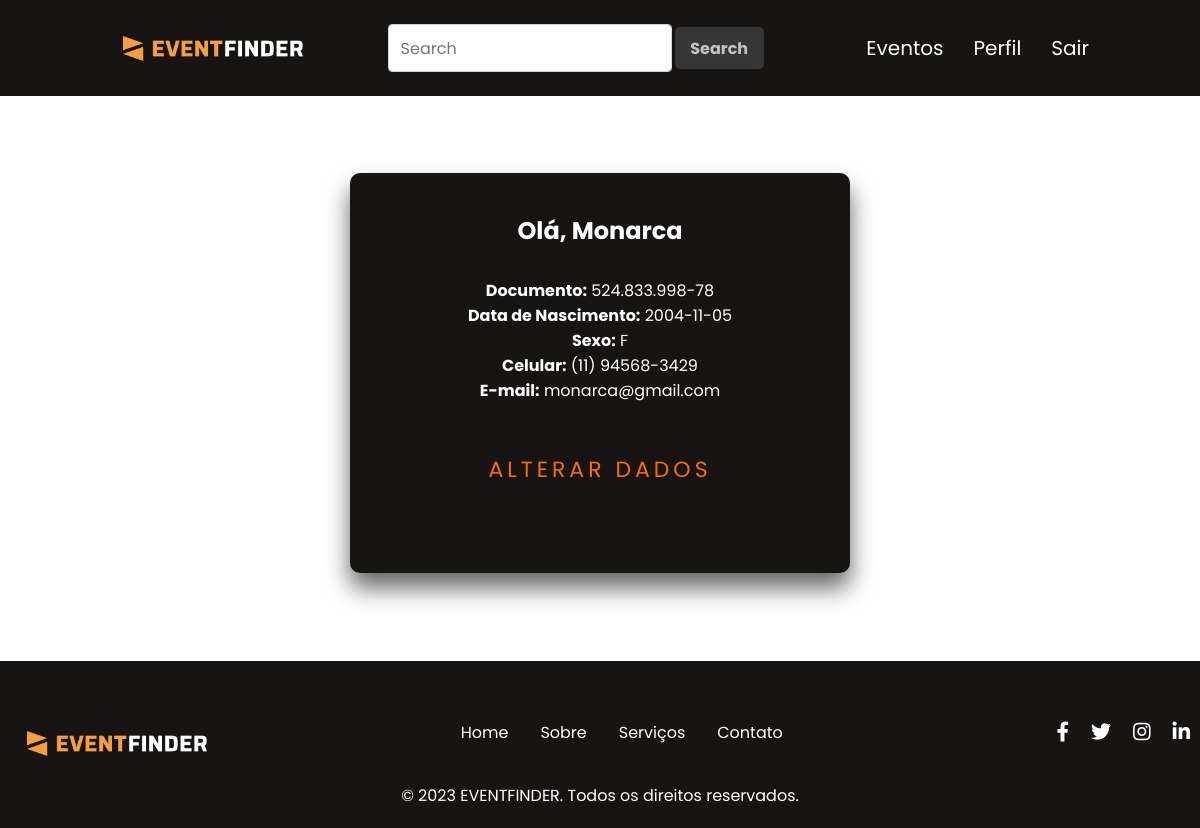
Page /eventfinder/area-restrita/perfilOrganizador.php (signed in) on the committed database.
### tables this page shows
CREATE TABLE `tborganizador` (
  `idOrganizador` int(11) NOT NULL,
  `nomeOrganizador` varchar(50) NOT NULL,
  `docOrganizador` varchar(14) NOT NULL,
  `dataNasc` date DEFAULT NULL,
  `sexoOrganizador` varchar(10) DEFAULT NULL,
  `celOrganizador` varchar(20) NOT NULL,
  `emailOrganizador` varchar(50) NOT NULL,
  `senhaOrganizador` varchar(255) NOT NULL
);

### eventfinder/Classes/Organizador.php (called while the page is built, shortened)
<?php
    class Organizador {
        public function buscarOrganizadorPorId($id) {
        $conexao = Conexao::conectar();
        $stmt = $conexao->prepare("SELECT * FROM tbOrganizador WHERE idOrganizador = :id");
        $stmt->bindParam(':id', $id);
        $stmt->execute();
        $result = $stmt->fetch(PDO::FETCH_ASSOC);
        return $result;
    }
       }
?>

### eventfinder/area-restrita/perfilOrganizador.php (the view, shortened to what this page needs)
<?php
require_once('../Classes/Organizador.php');
$organizador = new Organizador();
$idOrganizador = $_SESSION['idOrganizador'];
$dadosOrganizador = $organizador->buscarOrganizadorPorId($idOrganizador);
?>
<!DOCTYPE html>
<html lang="pt-br">
<head>
    <link rel="stylesheet" href="css/Style.css">
</head>
<body>
    <header>
            <nav class="nav-bar">
                <a class="logo" href="index-restrito-organizador.php"><img src="images/logo/logo.png" class="logo-img"></a>
                <form class="form_inline" method="POST" action="resultados-pesquisa-organizador.php">
                    <input class="caixa" type="search" placeholder="Search" aria-label="Search" name="pesquisa">
                    <button class="btn" type="submit">Search</button>
                    </form>
                <div class="nav-list">
                    <ul>
                        <li class="nav-item"><a href="formCadastrarEventoOrganizador.php" class="nav-link">Eventos</a></li>
                        <li class="nav-item"><a href="perfilOrganizador.php" class="nav-link">Perfil</a></li>
                        <li class="nav-item"><a href="../logout.php" class="nav-link">Sair</a></li>
                    </ul>
                </div>
            </nav>
    </header>
        <div class="login-boxC">
            <div class="user-boxC">
                <h2>Olá, <?php echo $dadosOrganizador['nomeOrganizador']; ?></h2>
                <p><strong>Documento:</strong> <?php echo $dadosOrganizador['docOrganizador']; ?></p>
                <p><strong>Data de Nascimento:</strong> <?php echo $dadosOrganizador['dataNasc']; ?></p>
                <p><strong>Sexo:</strong> <?php echo $dadosOrganizador['sexoOrganizador']; ?></p>
                <p><strong>Celular:</strong> <?php echo $dadosOrganizador['celOrganizador']; ?></p>
                <p><strong>E-mail:</strong> <?php echo $dadosOrganizador['emailOrganizador']; ?></p>
                <form method="GET" action="alterarOrganizador.php">
                    <a type="submit" class="tt" href="alterarOrganizador.php">Alterar Dados</a>
                </form>
            </div>
        </div>
    <div class="wrapperCL">
    <?php require_once("./footer-restrito.php")?>
</body>
</html>

### eventfinder/area-restrita/css/Style.css (style rules this page uses)
* { padding: 0px; margin: 0px; }
body , html { color: rgb(255, 255, 255); background-color: #ffffff; font-family: "Poppins", sans-serif; height: 100%; }
body { margin:0; padding: 0; }
ul li { margin-left: 0.75em; margin-right: 0.75em; }
.logo { color: white; text-decoration: none; font-size: 20px; transition: 0.3s; font-size: 24px; text-transform: uppercase; letter-spacing: 1px; }
.caixa { width: 440px; padding: .500rem .75rem; font-size: 1rem; color: black; background-color: #fff; background-clip: padding-box; border: 1px solid #ced4da; border-radius: .25rem; transition: border-color .15s; font-family: "Poppins", sans-serif; }
.btn { width: 95px; height: 48px; border-radius: 8px; color: rgba(255, 255, 255, 0.700); background-color: rgb(54, 54, 54); font-family: "Poppins", sans-serif; font-weight: bold; font-size: 16px; border: 3px solid #191414; }
.tt { text-decoration: none; font-size: 35px; transition: 0.3s; color: rgba(255, 255, 255, 0.700); }
.logo-img { width: 180px; height: auto; margin-top: 10px; margin-left: 27px; }
html, body { height: 100%; margin: 0; padding: 0; }
.wrapperCL { min-height: 91.5vh; display: flex; flex-direction: column; }
.login-boxC { position: absolute; top: 45%; left: 50%; width: 500px; height: 400px; padding: 40px; transform: translate(-50%, -50%); background: #191414; box-sizing: border-box; box-shadow: 0 15px 25px rgba(0, 0, 0, 0.6); border-radius: 10px; }
.login-boxC h2 { margin: 0 0 30px; padding: 0; color: #fff; text-align: center; }
.login-boxC .user-boxC { position: relative; display: flex; flex-direction: column; align-items: center; }
.login-boxC form a { position: relative; display: inline-block; padding: 10px 20px; color: #f46f03; font-size: 22px; text-decoration: none; text-transform: uppercase; overflow: hidden; transition: 0.5s; margin-top: 40px; letter-spacing: 4px; }
@media (max-width: 1200px) { .caixa { width: 65%; transition: 0.3s ease; } }
@media (max-width: 1200px) { .form_inline { transition: 0.3s ease; display: flex; justify-content: center; } }
@media (max-width: 1200px) { .nav-bar { padding: 1.5rem 1.5rem; transition: 0.3s ease; } }
.nav-bar { font-family: "Poppins", sans-serif; display: flex; align-items: center; background-color: #191414; justify-content: space-between; padding: 1.5rem 6rem; }
.nav-list { display: flex; align-items: center; }
.nav-list ul { display: flex; justify-content: center; list-style: none; }
.nav-item { margin: 0 15px; }
.nav-link { text-decoration: none; font-size: 1.15rem; color: #fff; font-weight: 400; color: inherit; text-decoration: none; font-size: 20px; transition: 0.3s ease; display:flex; align-items: center; }

### rows in the picture
tborganizador: nomeOrganizador "Monarca", docOrganizador "524.833.998-78", dataNasc "2004-11-05", sexoOrganizador "F", celOrganizador "(11) 94568-3429", emailOrganizador "monarca@gmail.com"
